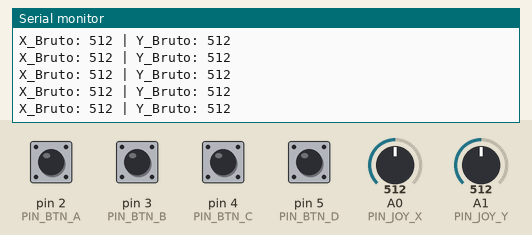
This sketch was run on a simulated Arduino Uno, built with avr-gcc and run on an emulated ATmega328P. On the bench: the last lines printed to the serial monitor. Inputs (shaded band) come from the test bench; at power-on: pin 2 (PIN_BTN_A), pin 3 (PIN_BTN_B), pin 4 (PIN_BTN_C), pin 5 (PIN_BTN_D) HIGH, A0 (PIN_JOY_X) = 512, A1 (PIN_JOY_Y) = 512. No radio packets arrive unless stated.

Above: at 1.2 s.
1.3 s: A0 (PIN_JOY_X) set to 839
At 1.9 s:
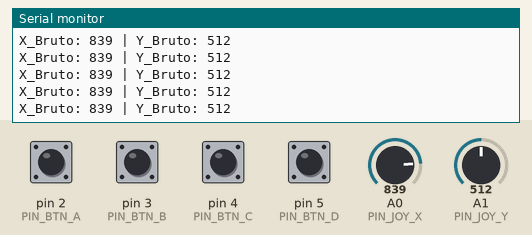
4.3 s: A0 (PIN_JOY_X) set to 861
At 4.8 s:
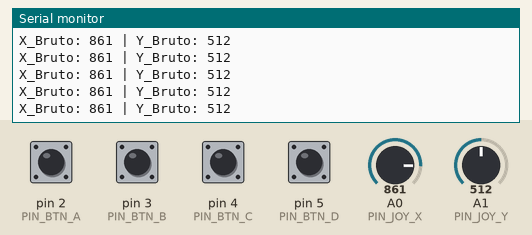
Timing chart, 0 to 7.3 s (numbered marks = the images above; inputs shaded):
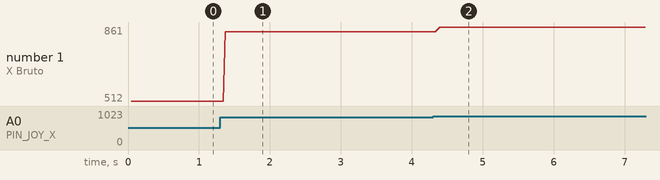

The sketch:

Controle_Transmissor_.ino
```cpp
#include <SPI.h>
#include <nRF24L01.h>
#include <RF24.h>

// Struct idêntica e compactada para casar com a ESP32
struct __attribute__((packed)) Pacote {
  int16_t x;
  int16_t y;
  uint8_t botao; // 1=A+, 2=A-, 3=B, 4=X, 5=Y
};

Pacote dados;
RF24 radio(9, 10); // CE no pino 9, CSN no pino 10
const byte endereco[6] = "00001";

// Mapeamento dos botões físicos no Joystick Shield do Uno
#define PIN_BTN_A 2 // Botão de cima
#define PIN_BTN_B 3 // Botão da direita
#define PIN_BTN_C 4 // Botão de baixo
#define PIN_BTN_D 5 // Botão da esquerda

// No Joystick Shield do Uno, os eixos analógicos são A0 e A1
#define PIN_JOY_X A0
#define PIN_JOY_Y A1

bool invertido = false; // Se verdadeiro, inverte os controles (Robô de cabeça para baixo)

// Tradução da sua lógica "obterDirecao" adaptada para a escala do Arduino Uno (0 a 1023)
void processarJoystick(int x, int y, bool inv) {
  if (!inv) {
    if (x > 850 && y > 400 && y < 620)       { dados.y = 1023; dados.x = 512;  } // Frente
    else if (x < 150 && y > 400 && y < 620)  { dados.y = 0;    dados.x = 512;  } // Trás
    else if (y > 850 && x > 400 && x < 620)  { dados.x = 1023; dados.y = 512;  } // Direita
    else if (y < 150 && x > 400 && x < 620)  { dados.x = 0;    dados.y = 512;  } // Esquerda
    else                                     { dados.x = 512;  dados.y = 512;  } // Neutro
  } else {
    // Modo Invertido (Robô capotado)
    if (x > 850 && y > 400 && y < 620)       { dados.y = 0;    dados.x = 512;  } // Frente vira Trás
    else if (x < 150 && y > 400 && y < 620)  { dados.y = 1023; dados.x = 512;  } // Trás vira Frente
    else if (y > 850 && x > 400 && x < 620)  { dados.x = 0;    dados.y = 512;  } // Direita vira Esquerda
    else if (y < 150 && x > 400 && x < 620)  { dados.x = 1023; dados.y = 512;  } // Esquerda vira Direita
    else                                     { dados.x = 512;  dados.y = 512;  } // Neutro
  }
}

void setup() {
  Serial.begin(9600);
  Serial.println("\n--- Transmissor nRF24L01 Uno Pronto ---");

  // Inicializa botões do Shield como INPUT_PULLUP
  pinMode(PIN_BTN_A, INPUT_PULLUP);
  pinMode(PIN_BTN_B, INPUT_PULLUP);
  pinMode(PIN_BTN_C, INPUT_PULLUP);
  pinMode(PIN_BTN_D, INPUT_PULLUP);

  if (!radio.begin()) {
    Serial.println("ERRO: Rádio nRF24L01 não respondeu!");
    while (1);
  }

  radio.openWritingPipe(endereco);

  // Configurações do seu novo rádio com antena HW-237 para máxima estabilidade
  radio.setPALevel(RF24_PA_MAX);
  radio.setDataRate(RF24_250KBPS);
  radio.setRetries(15, 15);

  radio.stopListening();
}

void loop() {
  // 1. Lê os valores do analógico
  int xValue = analogRead(PIN_JOY_X);
  int yValue = analogRead(PIN_JOY_Y);

  // 2. Processa as direções e aplica inversão caso ativa
  processarJoystick(xValue, yValue, invertido);

  // 3. Lógica dos Botões com Debounce por tempo
  static unsigned long lastBtnB = 0;
  static unsigned long lastBtnD = 0;
  const unsigned long debounceDelay = 300;
  unsigned long now = millis();

  static bool aPressed = false;
  bool aState = digitalRead(PIN_BTN_A) == LOW;

  // Botão A (Segurar para manter Arma Ativa)
  if (aState != aPressed) {
    dados.botao = aState ? 1 : 2; // 1 = "A+" (Liga) | 2 = "A-" (Desliga)
    aPressed = aState;
  }
  // Botão B (Clique Único - Parada de Emergência "B")
  else if (digitalRead(PIN_BTN_B) == LOW && (now - lastBtnB > debounceDelay)) {
    dados.botao = 3; // 3 = Comando "B"
    lastBtnB = now;
  }
  // Botão C (Clique Único - Função "X" do seu código)
  else if (digitalRead(PIN_BTN_C) == LOW) {
    dados.botao = 4; // 4 = Comando "X"
  }
  // Botão D (Clique Único - Inversor de Controles "Y")
  else if (digitalRead(PIN_BTN_D) == LOW && (now - lastBtnD > debounceDelay)) {
    dados.botao = 5; // 5 = Comando "Y"
    invertido = !invertido;
    Serial.println(invertido ? ">> Modo INVERTIDO ativado no Controle" : ">> Modo normal ativado no Controle");
    lastBtnD = now;
  }
  else {
    // Mantém o estado atual da arma se nenhum outro botão foi clicado
    dados.botao = aPressed ? 1 : 0;
  }

  // 4. Envia o pacote estruturado apenas se algo mudar
  static int16_t lastX = 512;
  static int16_t lastY = 512;
  static uint8_t lastBotao = 0;

  if (dados.x != lastX || dados.y != lastY || dados.botao != lastBotao) {
    bool ok = radio.write(&dados, sizeof(Pacote));

    if (ok) {
      Serial.print("Enviado -> X: "); Serial.print(dados.x);
      Serial.print(" Y: "); Serial.print(dados.y);
      Serial.print(" BT: "); Serial.println(dados.botao);
    } else {
      Serial.println("Falha ao transmitir pacote!");
    }

    lastX = dados.x;
    lastY = dados.y;
    lastBotao = dados.botao;
  }
  Serial.print("X_Bruto: "); Serial.print(xValue); Serial.print(" | Y_Bruto: "); Serial.println(yValue);
  delay(20);
}
```

Measured:
- after the input at 1.3 s, the serial monitor: prints a new line after 0.07 s (image 1)
- after the input at 4.3 s, the serial monitor: prints a new line after 0.06 s (image 2)
- plotted number 1: 512 → 839 after the input at 1.3 s, 839 → 861 after the input at 4.3 s
